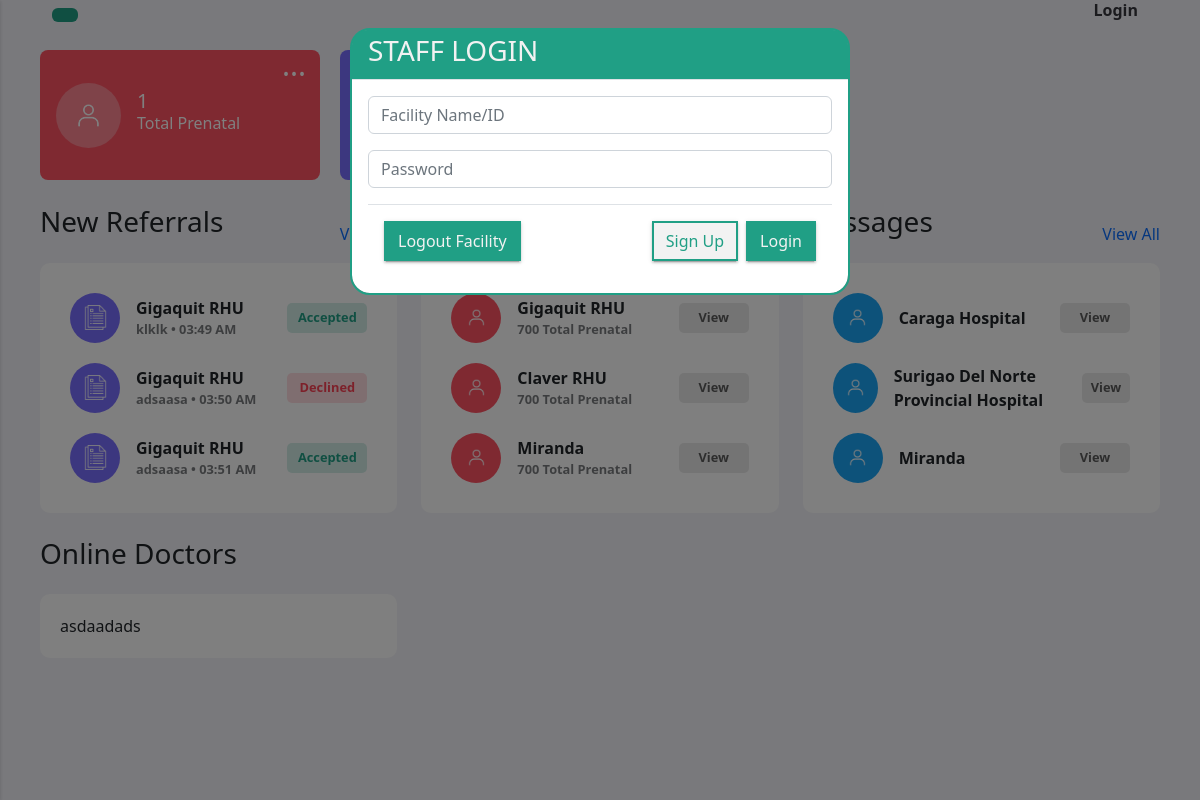
The app's page /index.php?yown (signed in), older data.
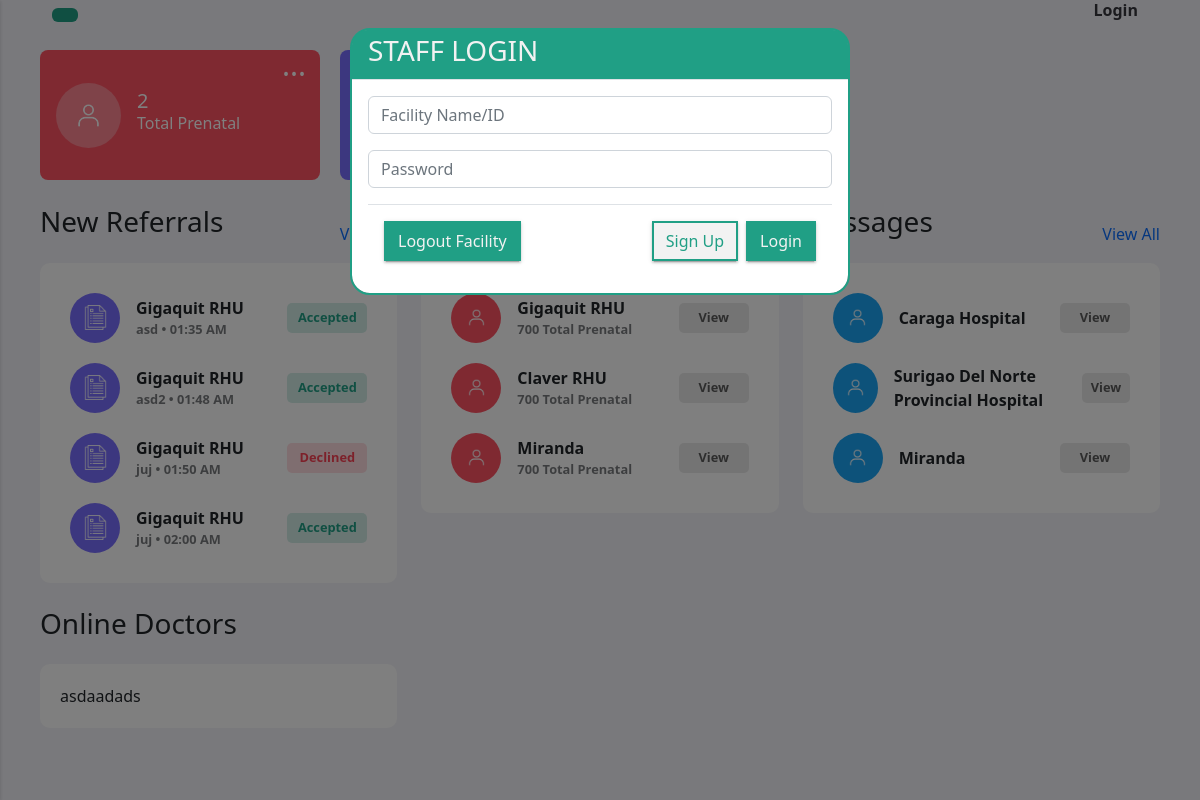
The same page, newer data.
### tables this page shows
CREATE TABLE `referral_records` (
  `id` int(11) NOT NULL,
  `fclt_id` int(11) NOT NULL,
  `rfrrl_id` int(11) NOT NULL,
  `date` varchar(255) NOT NULL,
  `time` varchar(255) NOT NULL,
  `referred_hospital` varchar(255) NOT NULL,
  `status` varchar(255) NOT NULL
);

CREATE TABLE `facilities` (
  `fclt_id` int(11) NOT NULL,
  `fclt_name` varchar(255) NOT NULL,
  `fclt_password` varchar(255) NOT NULL,
  `fclt_ref_id` varchar(255) NOT NULL,
  `fclt_type` varchar(255) NOT NULL,
  `fclt_address` varchar(255) NOT NULL,
  `img_url` text NOT NULL
);

CREATE TABLE `referral_forms` (
  `id` int(11) NOT NULL,
  `Name` varchar(255) DEFAULT NULL
);

CREATE TABLE `referral_transaction` (
  `id` int(11) NOT NULL,
  `fclt_id` int(11) NOT NULL,
  `rfrrl_id` int(11) NOT NULL,
  `status` varchar(255) NOT NULL,
  `date` varchar(255) NOT NULL,
  `time` varchar(255) NOT NULL,
  `reason` text NOT NULL
);

### includes/referral_functions.inc.php (called while the page is built, shortened)
<?php
include 'dbh.inc.php';
function minireferrals() {
    global $conn, $fclt_id;
    $sql = "SELECT *
    FROM referral_records
    INNER JOIN referral_transaction ON referral_transaction.rfrrl_id = referral_records.rfrrl_id
    INNER JOIN referral_forms ON referral_forms.id = referral_transaction.rfrrl_id
    INNER JOIN facilities ON facilities.fclt_id = referral_records.fclt_id
    WHERE referral_transaction.fclt_id = '$fclt_id' OR referral_records.fclt_id = '$fclt_id'
    LIMIT 4";
    $result = mysqli_query($conn, $sql);
    if ($result) {
        $referrals = mysqli_fetch_all($result, MYSQLI_ASSOC);
        return $referrals;
    } else {
        echo "Error executing query: " . mysqli_error($conn);
    }
    return array();
}

### includes/messages_functions.inc.php (called while the page is built, shortened)
<?php
function contacts() {
    global $conn, $fclt_id;
    $sql = "SELECT * FROM `facilities`";
    $result = mysqli_query($conn, $sql);
    if ($result) {
        $referrals = mysqli_fetch_all($result, MYSQLI_ASSOC);
        return $referrals;
    } else {
        echo "Error executing query: " . mysqli_error($conn);
    }
    return array();
}

### index.php (the view, shortened to what the changed rows need)
<?php
include_once 'header.php';
include_once 'includes/referral_functions.inc.php';
include_once 'includes/messages_functions.inc.php';
$fclt_id = $_SESSION['id'];
$contacts = contacts();
$getminireferral = minireferrals();
$sql1 = "SELECT COUNT(*) as row_count FROM patients WHERE fclt_id = '$fclt_id'";
$sql2 = "SELECT COUNT(*) as row_count FROM referral_records WHERE fclt_id = '$fclt_id'";
$result1 = mysqli_query($conn, $sql1);
$result2 = mysqli_query($conn, $sql2);
if ($result1 && $result2) {
    $patients = mysqli_fetch_assoc($result1);
    $referral = mysqli_fetch_assoc($result2);
    $patients = $patients['row_count'];
    $referral = $referral['row_count'];
}
?>
<div class="main-cards">
<div class="mini-cards" id="card1">
  <div class="mini-card-content">
    <h2 class="mini-name"><?php echo $patients;?></h2>
    <p class="mini-description">Total Prenatal</p>
  </div>
</div>
<div class="mini-cards" id="card2">
  <div class="mini-card-content">
    <h2 class="mini-name"><?php echo $referral;?></h2>
  </div>
</div>
</div>
<div class="main-feed">
  <div class="row">
  <div class="col-12 col-sm-12 col-md-6 col-lg-4 mb-4">
          <div class="home-feed">
          <div class="yourDivClass">
  <?php
              foreach ($getminireferral as  $referrals) {
                  $fclt_name = $referrals['fclt_name'];
                  $time = $referrals['time'];
                  $name = $referrals['Name'];
                  $status = $referrals['status'];
                  ?>
      <div class="referral-card">
              <div class="mini-referral-logo" id="referral-logo">
                <img src="images/referral.png" alt="Logo" class="logo">
              </div>
                <div class="info">
                    <div class="name"><?= $fclt_name ?></div>
                  <?php
                    if($time == NULL){
                      ?>
                      <div class="description"><?= $name ?> • <?= $time?></div>
                      <?php
                    }else{
                      ?>
                  <div class="description"><?= $name ?> • <?= $time?></div>
                      <?php
                    }
                  ?>
                </div>
                <?php
                if($status == NULL){
                  ?>
                  <button class="confirm-button" id="Pendingbtn">Pending</button>
                  <?php
                }else{
                  ?>
                  <button class="confirm-button" id="<?= $status ?>btn"><?= $status ?></button>
                  <?php
                }
                ?>
            </div>
            <?php
        }
      ?>
        </div>
        </div>
        </div>
    <div class="col-12 col-sm-12 col-md-6 col-lg-4 mb-4">
      <div class="home-feed">
        <div class="yourDivClass">
        <div class="contacts">
            <?php
            foreach ($contacts as $contact) {
                $contact_name = $contact['fclt_name'];
                $contact_id = $contact['fclt_id'];
                if ($contact_id != $fclt_id) {
            ?>
                <div class="referral-card" id="message-contact" data-contact-name="<?php echo $contact_name; ?>" data-contact-id="<?php echo $contact_id; ?>">
            <div class="mini-referral-logo" id="message-logo">
                <img src="images/person.png" alt="Logo" class="logo">
            </div>
            <div class="info">
                <div class="name"><?php echo $contact_name; ?></div>
            </div>
            <button class="confirm-button" id="viewbtn">View</button>
        </div>
            <?php
                }
            }
            ?>
</div>
        </div>
      </div>
    </div>
  </div>
</div>
<?php
include_once 'footer.php'
?>

Row changes from the older to the newer data that the page shows:
removed referral_records: fclt.fclt_name "Gigaquit RHU", referral_forms.Name "klklk", referral_transaction.time "03:49 AM", referral_transaction.status "Accepted"
removed referral_records: fclt.fclt_name "Gigaquit RHU", referral_forms.Name "adsaasa", referral_transaction.time "03:50 AM", referral_transaction.status "Declined", referral_transaction.time "03:51 AM", referral_transaction.status "Accepted"
added referral_records: fclt.fclt_name "Gigaquit RHU", referral_forms.Name "asd", referral_transaction.time "01:35 AM", referral_transaction.status "Accepted"
added referral_records: fclt.fclt_name "Gigaquit RHU", referral_forms.Name "asd2", referral_transaction.time "01:48 AM", referral_transaction.status "Accepted"
added referral_records: fclt.fclt_name "Gigaquit RHU", referral_forms.Name "juj", referral_transaction.time "01:50 AM", referral_transaction.status "Declined", referral_transaction.time "02:00 AM", referral_transaction.status "Accepted"
Text that changed along with them:
$patients: "1" → "2"
